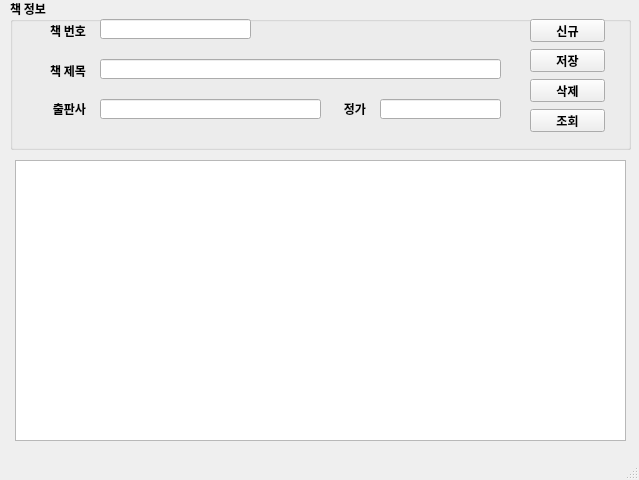
<?xml version="1.0" encoding="UTF-8"?>
<ui version="4.0">
 <class>MainWindow</class>
 <widget class="QMainWindow" name="MainWindow">
  <property name="geometry">
   <rect>
    <x>0</x>
    <y>0</y>
    <width>639</width>
    <height>480</height>
   </rect>
  </property>
  <property name="maximumSize">
   <size>
    <width>640</width>
    <height>480</height>
   </size>
  </property>
  <property name="font">
   <font>
    <family>나눔고딕</family>
    <weight>75</weight>
    <bold>true</bold>
   </font>
  </property>
  <property name="windowTitle">
   <string>마당 도서관리 V1.0</string>
  </property>
  <widget class="QWidget" name="centralwidget">
   <widget class="QGroupBox" name="groupBox">
    <property name="geometry">
     <rect>
      <x>10</x>
      <y>-1</y>
      <width>621</width>
      <height>151</height>
     </rect>
    </property>
    <property name="title">
     <string>책 정보</string>
    </property>
    <widget class="QLabel" name="label">
     <property name="geometry">
      <rect>
       <x>20</x>
       <y>26</y>
       <width>56</width>
       <height>12</height>
      </rect>
     </property>
     <property name="text">
      <string>책 번호</string>
     </property>
     <property name="alignment">
      <set>Qt::AlignRight|Qt::AlignTrailing|Qt::AlignVCenter</set>
     </property>
    </widget>
    <widget class="QLineEdit" name="txtBookid">
     <property name="geometry">
      <rect>
       <x>90</x>
       <y>20</y>
       <width>151</width>
       <height>20</height>
      </rect>
     </property>
    </widget>
    <widget class="QPushButton" name="btnNew">
     <property name="geometry">
      <rect>
       <x>520</x>
       <y>20</y>
       <width>75</width>
       <height>23</height>
      </rect>
     </property>
     <property name="text">
      <string>신규</string>
     </property>
    </widget>
    <widget class="QPushButton" name="btnSave">
     <property name="geometry">
      <rect>
       <x>520</x>
       <y>50</y>
       <width>75</width>
       <height>23</height>
      </rect>
     </property>
     <property name="text">
      <string>저장</string>
     </property>
    </widget>
    <widget class="QPushButton" name="btnDel">
     <property name="geometry">
      <rect>
       <x>520</x>
       <y>80</y>
       <width>75</width>
       <height>23</height>
      </rect>
     </property>
     <property name="text">
      <string>삭제</string>
     </property>
    </widget>
    <widget class="QPushButton" name="btnReload">
     <property name="geometry">
      <rect>
       <x>520</x>
       <y>110</y>
       <width>75</width>
       <height>23</height>
      </rect>
     </property>
     <property name="text">
      <string>조회</string>
     </property>
    </widget>
    <widget class="QLineEdit" name="txtBookName">
     <property name="geometry">
      <rect>
       <x>90</x>
       <y>60</y>
       <width>401</width>
       <height>20</height>
      </rect>
     </property>
    </widget>
    <widget class="QLabel" name="label_2">
     <property name="geometry">
      <rect>
       <x>20</x>
       <y>66</y>
       <width>56</width>
       <height>12</height>
      </rect>
     </property>
     <property name="text">
      <string>책 제목</string>
     </property>
     <property name="alignment">
      <set>Qt::AlignRight|Qt::AlignTrailing|Qt::AlignVCenter</set>
     </property>
    </widget>
    <widget class="QLabel" name="label_3">
     <property name="geometry">
      <rect>
       <x>20</x>
       <y>104</y>
       <width>56</width>
       <height>12</height>
      </rect>
     </property>
     <property name="text">
      <string>출판사</string>
     </property>
     <property name="alignment">
      <set>Qt::AlignRight|Qt::AlignTrailing|Qt::AlignVCenter</set>
     </property>
    </widget>
    <widget class="QLabel" name="label_4">
     <property name="geometry">
      <rect>
       <x>300</x>
       <y>104</y>
       <width>56</width>
       <height>12</height>
      </rect>
     </property>
     <property name="text">
      <string>정가</string>
     </property>
     <property name="alignment">
      <set>Qt::AlignRight|Qt::AlignTrailing|Qt::AlignVCenter</set>
     </property>
    </widget>
    <widget class="QLineEdit" name="txtPrice">
     <property name="geometry">
      <rect>
       <x>370</x>
       <y>100</y>
       <width>121</width>
       <height>20</height>
      </rect>
     </property>
    </widget>
    <widget class="QLineEdit" name="txtPublisher">
     <property name="geometry">
      <rect>
       <x>90</x>
       <y>100</y>
       <width>221</width>
       <height>20</height>
      </rect>
     </property>
    </widget>
   </widget>
   <widget class="QTableWidget" name="tblBooks">
    <property name="geometry">
     <rect>
      <x>15</x>
      <y>160</y>
      <width>611</width>
      <height>281</height>
     </rect>
    </property>
   </widget>
  </widget>
  <widget class="QMenuBar" name="menubar">
   <property name="geometry">
    <rect>
     <x>0</x>
     <y>0</y>
     <width>639</width>
     <height>20</height>
    </rect>
   </property>
  </widget>
  <widget class="QStatusBar" name="statusbar"/>
 </widget>
 <resources/>
 <connections/>
</ui>
